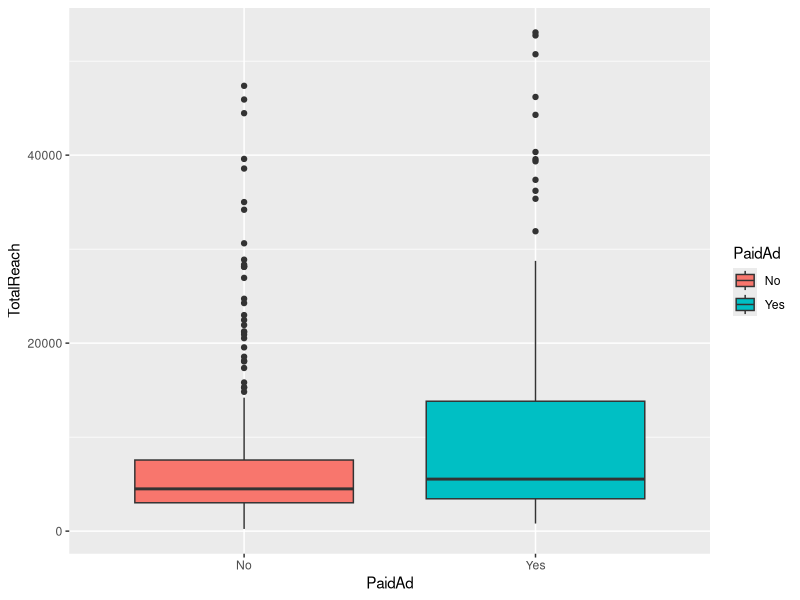
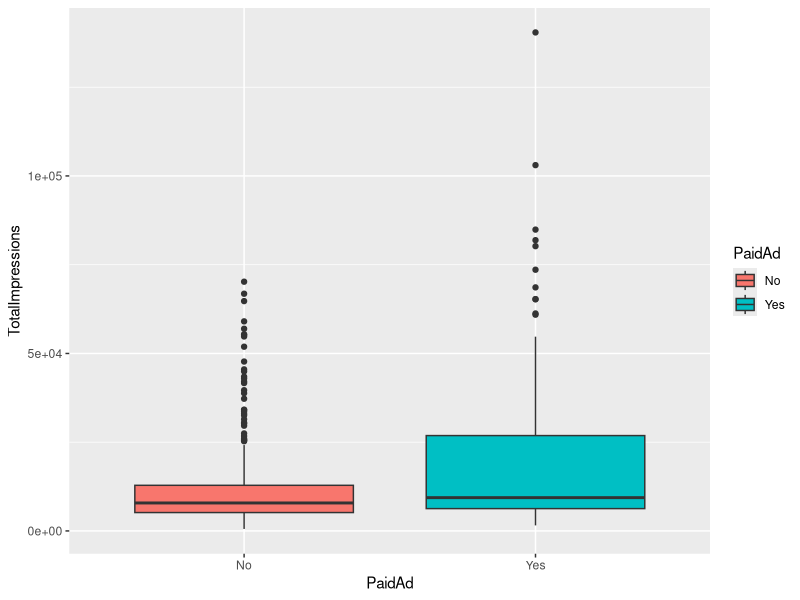
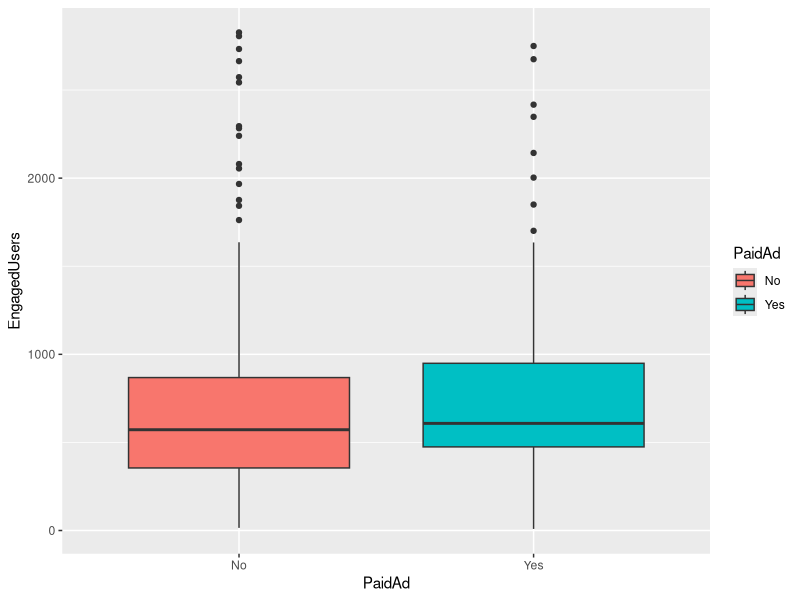
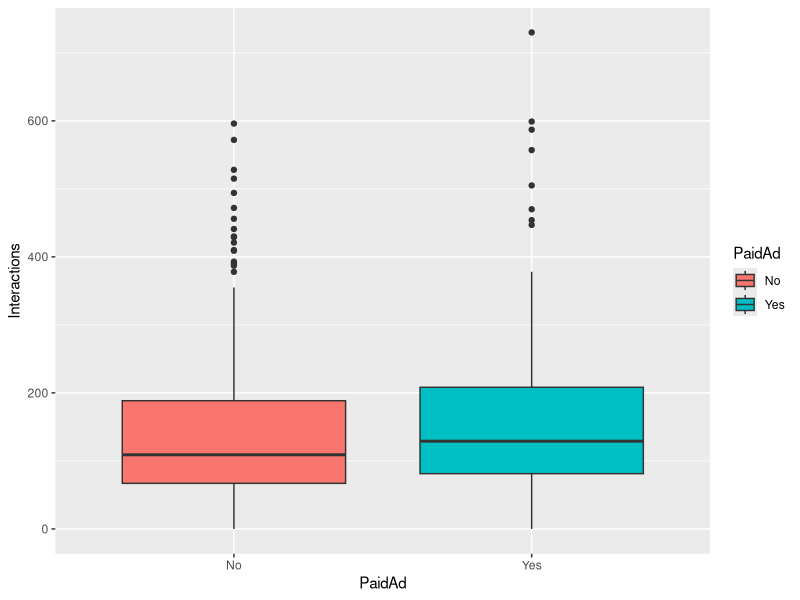
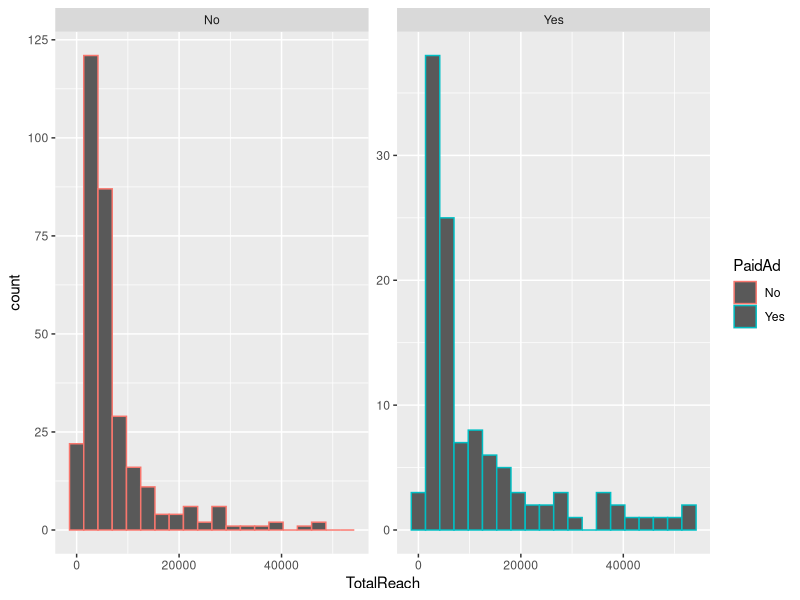
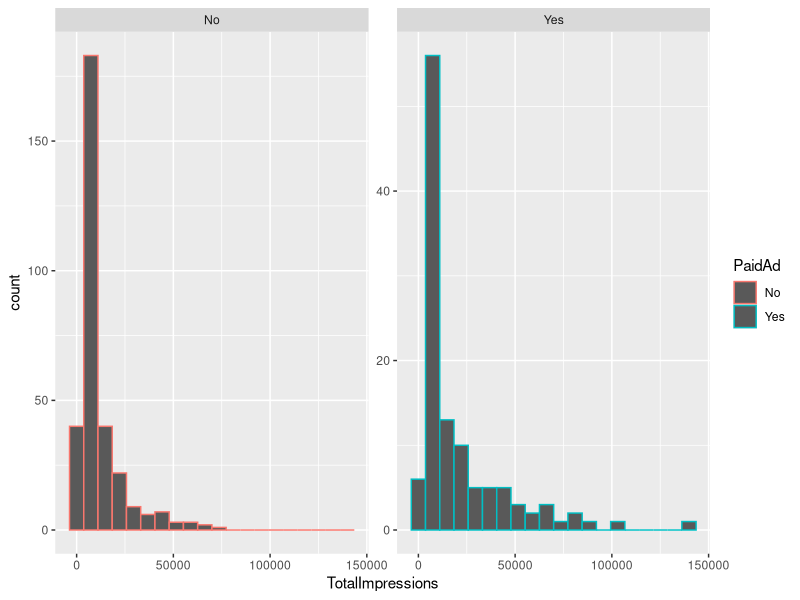
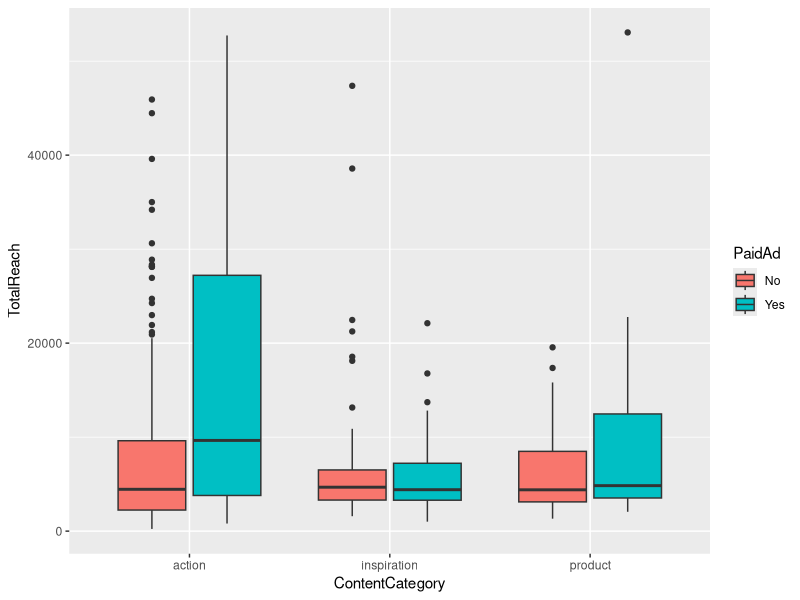
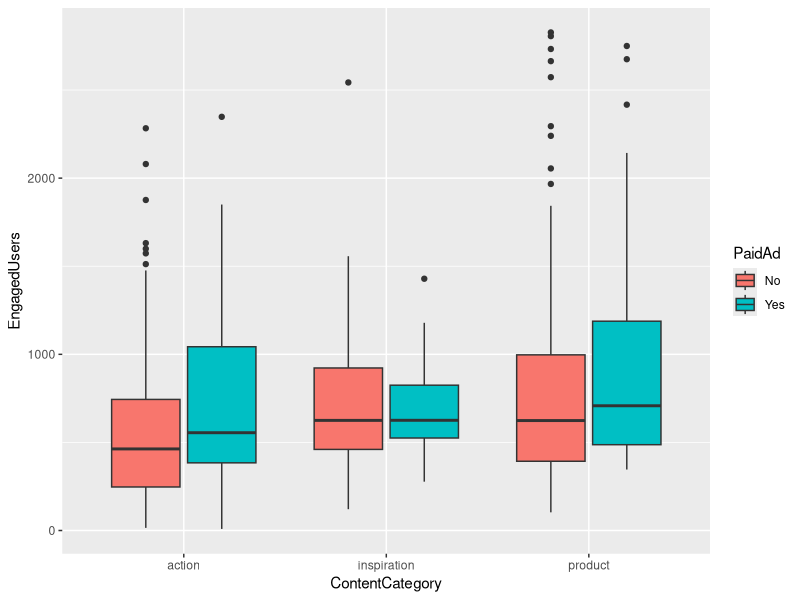

These figures' R source, in order:
## ---- chunk 1
knitr::opts_chunk$set(out.width="6in", out.height="4in", fig.align="center", warning=FALSE, message=FALSE)

## ---- chunk 2
# Load libraries first if you know which ones you need
library(ggplot2)

# This needs to be done once to load the dataset.
facebook <- read.csv("facebook_cosmetics.csv", stringsAsFactors = TRUE)

# Look at the first few rows
head(facebook)
## ---- chunk 3
ggplot(facebook) + geom_boxplot(aes(x = PaidAd, y = TotalReach, fill = PaidAd))

# For efficiency, you should copy+paste the code above to produce this code
ggplot(facebook) + geom_boxplot(aes(x = PaidAd, y = TotalImpressions, fill = PaidAd))

# For efficiency, you should copy+paste the code above to produce this code
ggplot(facebook) + geom_boxplot(aes(x = PaidAd, y = EngagedUsers, fill = PaidAd))

# For efficiency, you should copy+paste the code above to produce this code
ggplot(facebook) + geom_boxplot(aes(x = PaidAd, y = Interactions, fill = PaidAd))
## ---- chunk 4
ggplot(facebook) + 
  geom_histogram(aes(x = TotalReach, col = PaidAd), bins = 20) + 
  facet_wrap(~PaidAd, scales = "free_y")

# For efficiency, you should copy+paste the code above to produce this code
ggplot(facebook) + 
  geom_histogram(aes(x = TotalImpressions, col = PaidAd), bins = 20) + 
  facet_wrap(~PaidAd, scales = "free_y")
## ---- chunk 5
# We can also get some numerical summary statistics
facebook_not_paid <- subset(facebook, PaidAd == 0)
facebook_paid <- subset(facebook, PaidAd == 1)


# Summary statistics
summary(facebook_not_paid$TotalReach)
summary(facebook_paid$TotalReach)


# For efficiency, you should copy+paste the code above to produce this code
summary(facebook_not_paid$TotalImpressions)
summary(facebook_paid$TotalImpressions)


# For efficiency, you should copy+paste the code above to produce this code
summary(facebook_not_paid$EngagedUsers)
summary(facebook_paid$EngagedUsers)
## ---- chunk 6
# Compute the percentage in R
778.8 / 693.8 - 1  # as a decimal
(778.8 / 693.8 - 1) * 100  # as a percentage
## ---- chunk 7
# Boxplot of TotalReach divided by Content Category and Advertising
ggplot(facebook) + 
  geom_boxplot(aes(y=TotalReach, x = ContentCategory, fill = PaidAd)) 
## ---- chunk 8
# Frequency table of different categories
table(facebook$ContentCategory, facebook$PaidAd)
## ---- chunk 9
# Boxplot of EngagedUsers divided by Content Category and Advertising
ggplot(facebook) + 
  geom_boxplot(aes(y=EngagedUsers, x = ContentCategory, fill = PaidAd)) 
## ---- chunk 10
ggplot(facebook) + 
  geom_histogram(aes(x = TotalImpressions, col = PaidAd), bins = 12) + 
  facet_grid(PaidAd~ContentCategory, scales = "free_y")
## ---- chunk 11
# This plot doesn't show much, but it is a proof of concept.
ggplot(facebook) + 
  geom_jitter(aes(y = EngagedUsers, x = PageLikes, col=PaidAd)) + facet_wrap(~PaidAd)
